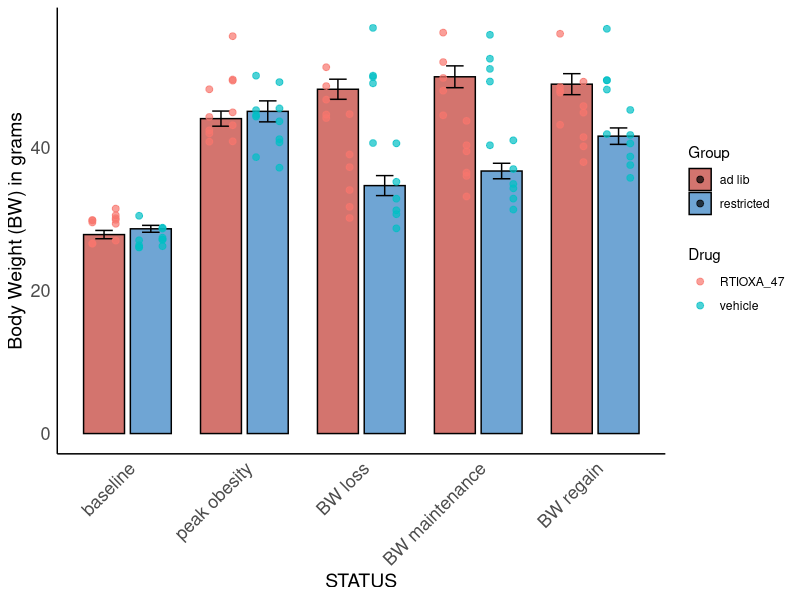
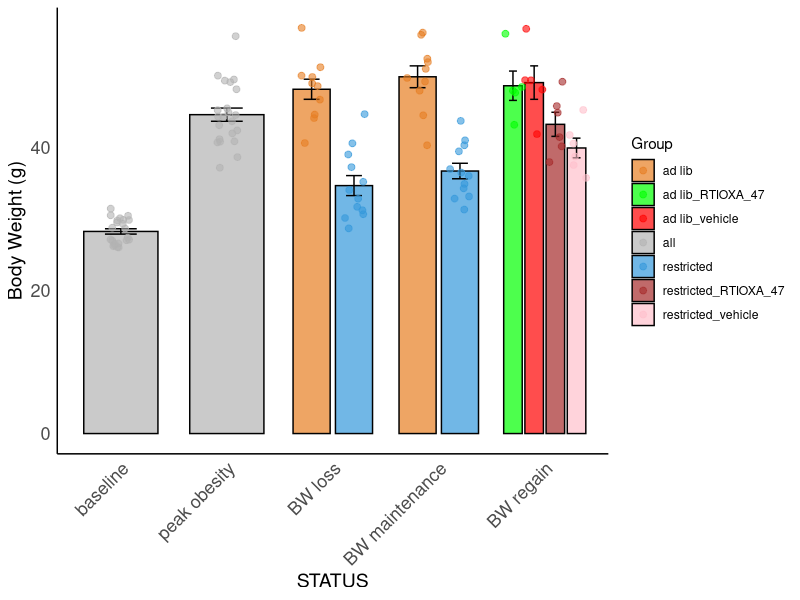

These charts were generated, in order, by the following R code:
# This script aims to explore changes in body weight in middle age NZO after different stages of feeding:
#1 from baseline to peak obesity,
#2:from peak of obesity to acute body weight loss
#3 from acute body weight loss to body weight maintenance
#4 from body weight maintenance to body weight gain after RTIOXA-47 injections

#libraries
library(dplyr) #to use pipe
library(ggplot2) #to graph
library(readr) #to read csv
library(tidyr)  # to use drop-na()
library(ggpubr)
library(purrr)
library(broom)
library(Hmisc)
library(lme4)
library(emmeans)

BW_data <- read_csv("../data/BW.csv") %>% 
  filter(COHORT > 2 & COHORT < 6) %>% # Just NZO females
  filter(!ID %in% c(3712, 3715)) %>% # died during study
  group_by(ID) %>% 
  arrange(DATE) %>% 
  mutate(
    bw_rel = 100 * (BW - first(BW)) / first(BW),
    body_lag = (lag(BW) - BW),
    GROUP = case_when(
      ID %in% c(3706, 3707, 3709, 3711, 3713, 3717, 3716, 3719, 3718, 3726) ~ "ad lib",
      ID %in% c(3708, 3714, 3720, 3721, 3710, 3722, 3723, 3724, 3725, 3727, 3728, 3729) ~ "restricted"
    ),
    DRUG = case_when(
      ID %in% c(3706, 3707, 3709, 3711, 3713, 3714, 3720, 3724, 3725, 3727, 3728) ~ "vehicle",
      ID %in% c(3708, 3710, 3716, 3717, 3718, 3719, 3721, 3722, 3723, 3726, 3729) ~ "RTIOXA_47"
    ),
    day_rel = DATE - first(DATE)
  ) %>%
  mutate(
    STATUS = case_when(
      day_rel == 0 ~ "baseline", 
      DATE == as.Date("2025-02-24") ~ "peak obesity",
      day_rel == 161 ~ "BW loss",
      COMMENTS == "DAY_1_INJECTIONS" ~ "BW maintenance", 
      COMMENTS == "DAY_4_SABLE_AND_SAC" ~ "BW regain",
      TRUE ~ NA_character_
    )
  ) %>%
  filter(!is.na(STATUS)) 


# Make STATUS an ordered factor
BW_data <- BW_data %>%
  mutate(STATUS = factor(STATUS, 
                         levels = c("baseline", "peak obesity", "BW loss", 
                                    "BW maintenance", "BW regain")))


#format plot

scaleFill <- scale_fill_manual(values = c("#C03830FF", "#317EC2FF"))


format.plot <- theme(
  strip.background = element_blank(),
  panel.spacing.x = unit(0.1, "lines"),          
  panel.spacing.y = unit(1.5, "lines"),  
  axis.text = element_text(family = "Helvetica", size = 13),
  axis.title = element_text(family = "Helvetica", size = 14),
  
  # remove background grid lines only
  panel.grid.major = element_blank(),
  panel.grid.minor = element_blank(),
  
  # keep axis lines
  axis.line = element_line(color = "black")
)

plot <- BW_data %>%
  ggplot(aes(x = STATUS, y = BW, fill = GROUP)) +
  
  # mean bars
  stat_summary(
    fun = mean,
    geom = "col",
    position = position_dodge(width = 0.8),
    color = "black", width = 0.7, alpha = 0.7
  ) +
  
  # error bars (mean ± SE)
  stat_summary(
    fun.data = mean_se,
    geom = "errorbar",
    position = position_dodge(width = 0.8),
    width = 0.3
  ) +
  
  # individual data points
  geom_point(
    aes(color = DRUG),
    position = position_dodge(width = 0.8),
    alpha = 0.7, size = 2
  ) +
  
  scaleFill +
  theme_minimal() +
  labs(y = "Body Weight (BW) in grams", fill = "Group", color = "Drug") +
  format.plot +
  theme(
    axis.text.x = element_text(angle = 45, hjust = 1)
  )

plot

BW_plotdata <- BW_data %>%
  mutate(
    PlotGroup = case_when(
      STATUS %in% c("baseline", "peak obesity") ~ "all",          # collapse all
      STATUS %in% c("BW loss", "BW maintenance") ~ GROUP,         # separate by GROUP
      STATUS == "BW regain" ~ paste(GROUP, DRUG, sep = "_")       # GROUP × DRUG
    )
  )

# Define custom colors
custom_colors <- c(
  "all" = "gray70",
  "ad lib" = "#E67E22",              # orange
  "restricted" = "#3498DB",          # sky blue
  "ad lib_vehicle" = "red",      # darker orange
  "ad lib_RTIOXA_47" = "green",    # lighter orange
  "restricted_vehicle" = "pink",  # darker blue
  "restricted_RTIOXA_47" = "brown" # lighter blue
)

plot <- BW_plotdata %>%
  ggplot(aes(x = STATUS, y = BW, fill = PlotGroup)) +
  
  stat_summary(fun = mean, geom = "col",
               position = position_dodge(width = 0.8),
               color = "black", width = 0.7, alpha = 0.7) +
  
  stat_summary(fun.data = mean_se, geom = "errorbar",
               position = position_dodge(width = 0.8),
               width = 0.3) +
  
  geom_point(aes(color = PlotGroup),
             position = position_jitterdodge(dodge.width = 0.8, jitter.width = 0.2),
             alpha = 0.6, size = 2) +
  
  scale_fill_manual(values = custom_colors) +
  scale_color_manual(values = custom_colors) +
  
  theme_minimal() +
  labs(y = "Body Weight (g)", fill = "Group", color = "Group") +
  theme(axis.text.x = element_text(angle = 45, hjust = 1))+
  format.plot

plot

# Fit model
#fits a linear mixed-effects model to evaluate how body weight (BW) changes 
#across different experimental stages (STATUS), between experimental groups (GROUP), 
#and depending on treatment (DRUG)

model <- lmer(BW ~ STATUS * GROUP * DRUG + (1|ID), data = BW_data) # 1|ID is important here because you measure body weight repeatedly in the same animals, 
#observations from the same animal are not independent, the random intercept allows each animal to have its own baseline body weight.
summary(model)

#The asterisks tell R to include:
#1. Main effects: STATUS, GROUP and DRUG
#2. Two-way interactions: STATUS × GROUP, STATUS × DRUG, GROUP × DRUG
#3. Three-way interaction: STATUS × GROUP × DRUG

#In other words, you are testing whether body weight changes across experimental stages
#and whether those changes differ depending on the experimental group and drug treatment.

#Your model is:model <- lmer(BW ~ STATUS * GROUP * DRUG + (1|ID), data = BW_data), You have: 110 BW observations, 22 individual animals,
#Five STATUS categories (one reference category plus four displayed in the output), Two GROUP categories, Two DRUG categories.
#The model considers all combinations of STATUS, GROUP, and DRUG.

#The random effect section Tdescribes the variability in your data.
#Component	    Variance	    Meaning: 
#ID (intercept)	9.997	        Differences in average BW between animals.
#Residual    	5.996	        Variation in BW not explained by the model, including within-animal variation.

#For example, some animals might consistently weigh more than others, even when they are at the same experimental stage.
#The model accounts for these differences rather than treating all 110 observations as independent.
#You have 22 animals contributing to those 110 observations.

#3. Understanding fixed effects, This is the most important section of your output.
#Before interpreting individual coefficients, we need to understand something called the reference category.
#R uses one category from each categorical variable as the reference against which the other categories are compared.
#Based on your output, your reference categories appear to be: STATUS: Baseline (the omitted category),  GROUP: Unrestricted (the omitted category) and DRUG: RTI-47 (the omitted category).
#This is important because all the coefficients in your output are interpreted relative to this reference condition, unless they represent interactions.

# Save emmeans results
emmeans_results <- emmeans(model, pairwise ~ STATUS * GROUP, adjust = "tukey")

#to evaluate baseline ad lib - baseline restricted   p=1
# to evaluate peak obesity ad lib - peak obesity restricted p=0.99

# Convert to data frame
df_emm <- as.data.frame(emmeans_results$emmeans)   # estimated means
df_pairs <- as.data.frame(emmeans_results$contrasts)  # pairwise comparisons

# Print all rows
print(df_emm, n = Inf)
print(df_pairs, n = Inf)
# Keep only significant contrasts
df_sig <- df_pairs %>%
  filter(p.value <= 0.05)

# View the results
print(df_sig, n = Inf)
View(df_sig)
